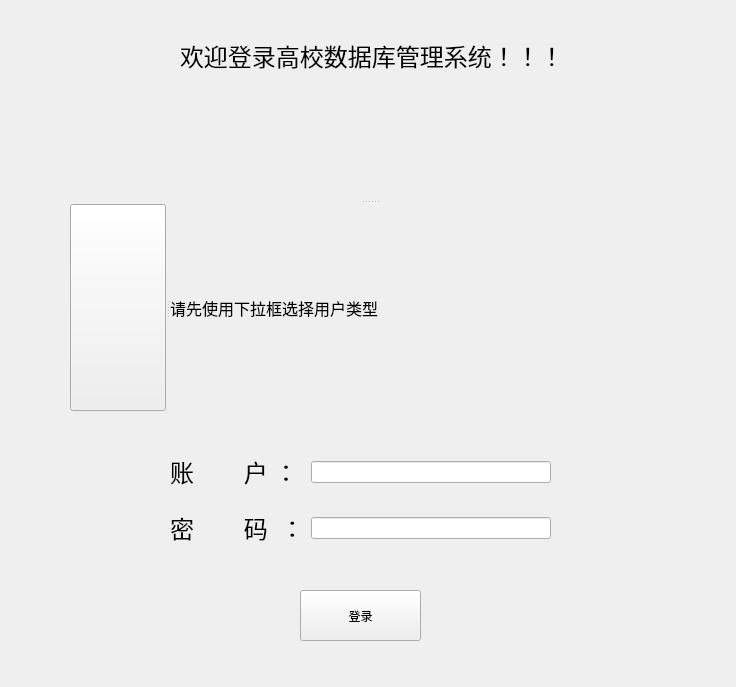
<?xml version="1.0" encoding="UTF-8"?>
<ui version="4.0">
 <class>login_form</class>
 <widget class="QWidget" name="login_form">
  <property name="geometry">
   <rect>
    <x>0</x>
    <y>0</y>
    <width>736</width>
    <height>687</height>
   </rect>
  </property>
  <property name="windowTitle">
   <string>Form</string>
  </property>
  <property name="autoFillBackground">
   <bool>false</bool>
  </property>
  <widget class="PushButton" name="login_button">
   <property name="geometry">
    <rect>
     <x>300</x>
     <y>590</y>
     <width>121</width>
     <height>51</height>
    </rect>
   </property>
   <property name="text">
    <string>登录</string>
   </property>
  </widget>
  <widget class="QLabel" name="label">
   <property name="geometry">
    <rect>
     <x>180</x>
     <y>40</y>
     <width>381</width>
     <height>31</height>
    </rect>
   </property>
   <property name="font">
    <font>
     <family>仿宋</family>
     <pointsize>18</pointsize>
    </font>
   </property>
   <property name="text">
    <string>欢迎登录高校数据库管理系统！！！</string>
   </property>
  </widget>
  <widget class="QWidget" name="">
   <property name="geometry">
    <rect>
     <x>170</x>
     <y>440</y>
     <width>381</width>
     <height>121</height>
    </rect>
   </property>
   <layout class="QGridLayout" name="gridLayout">
    <item row="1" column="1">
     <widget class="LineEdit" name="password_input"/>
    </item>
    <item row="0" column="0">
     <widget class="QLabel" name="username_label">
      <property name="font">
       <font>
        <family>Agency FB</family>
        <pointsize>18</pointsize>
       </font>
      </property>
      <property name="text">
       <string>账        户 ：</string>
      </property>
     </widget>
    </item>
    <item row="1" column="0">
     <widget class="QLabel" name="password_label">
      <property name="font">
       <font>
        <family>Agency FB</family>
        <pointsize>18</pointsize>
       </font>
      </property>
      <property name="text">
       <string>密        码  ：</string>
      </property>
     </widget>
    </item>
    <item row="0" column="1">
     <widget class="LineEdit" name="username_input"/>
    </item>
   </layout>
  </widget>
  <widget class="QSplitter" name="splitter_2">
   <property name="geometry">
    <rect>
     <x>70</x>
     <y>80</y>
     <width>600</width>
     <height>331</height>
    </rect>
   </property>
   <property name="orientation">
    <enum>Qt::Vertical</enum>
   </property>
   <widget class="PixmapLabel" name="head_img_label">
    <property name="enabled">
     <bool>true</bool>
    </property>
   </widget>
   <widget class="QSplitter" name="splitter">
    <property name="orientation">
     <enum>Qt::Horizontal</enum>
    </property>
    <widget class="ComboBox" name="user_type_combo"/>
    <widget class="QLabel" name="hint_label">
     <property name="font">
      <font>
       <family>Agency FB</family>
       <pointsize>12</pointsize>
      </font>
     </property>
     <property name="text">
      <string>请先使用下拉框选择用户类型</string>
     </property>
    </widget>
   </widget>
  </widget>
 </widget>
 <customwidgets>
  <customwidget>
   <class>ComboBox</class>
   <extends>QPushButton</extends>
   <header>qfluentwidgets</header>
  </customwidget>
  <customwidget>
   <class>PushButton</class>
   <extends>QPushButton</extends>
   <header>qfluentwidgets</header>
  </customwidget>
  <customwidget>
   <class>PixmapLabel</class>
   <extends>QLabel</extends>
   <header>qfluentwidgets</header>
  </customwidget>
  <customwidget>
   <class>LineEdit</class>
   <extends>QLineEdit</extends>
   <header>qfluentwidgets</header>
  </customwidget>
 </customwidgets>
 <resources/>
 <connections/>
</ui>
